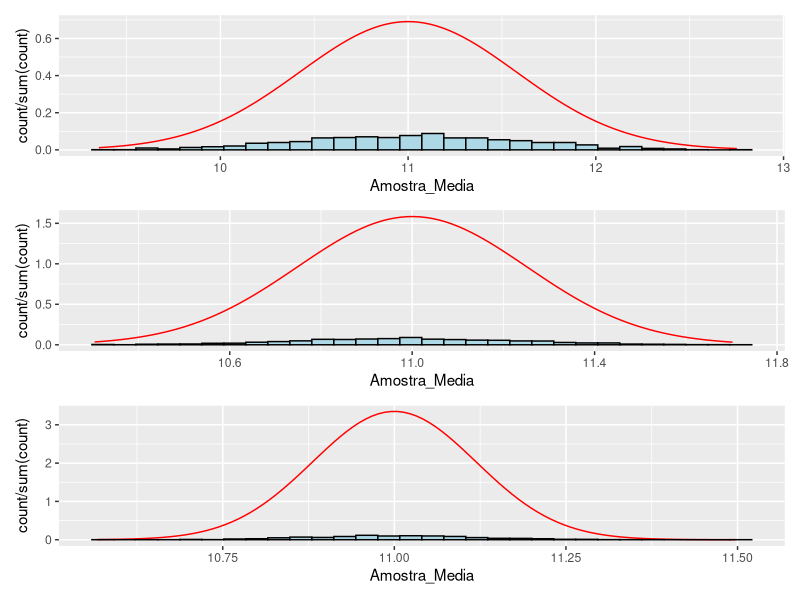

Write R code to recreate this figure.
library(ggplot2)
library(patchwork)


processa<-function(n){
  dados <- data.frame(matrix(ncol=2, nrow=0))
  colnames(dados)<-c("Amostra_Media","Variancia")
  dados[] <- lapply(dados, as.numeric)
  for (i in c(1:1010)){
    amostra <- runif(n, 9, 13)
    dados[i,] <- mean(amostra)
  }

  grafico <- ggplot(dados, aes(x=Amostra_Media)) +
    stat_function(fun = dnorm, colour = "red", args = list(mean = 11, sd = sqrt((4/3)/n))) +
    geom_histogram(aes(y = after_stat(count / sum(count))), bins = 30, fill = "lightblue", colour = "black")
  return(grafico)
}

set.seed(628)
n4 <- processa(4)
n21 <- processa(21)
n94 <- processa(94)
n4 + n21 + n94 + plot_layout(ncol = 1)



